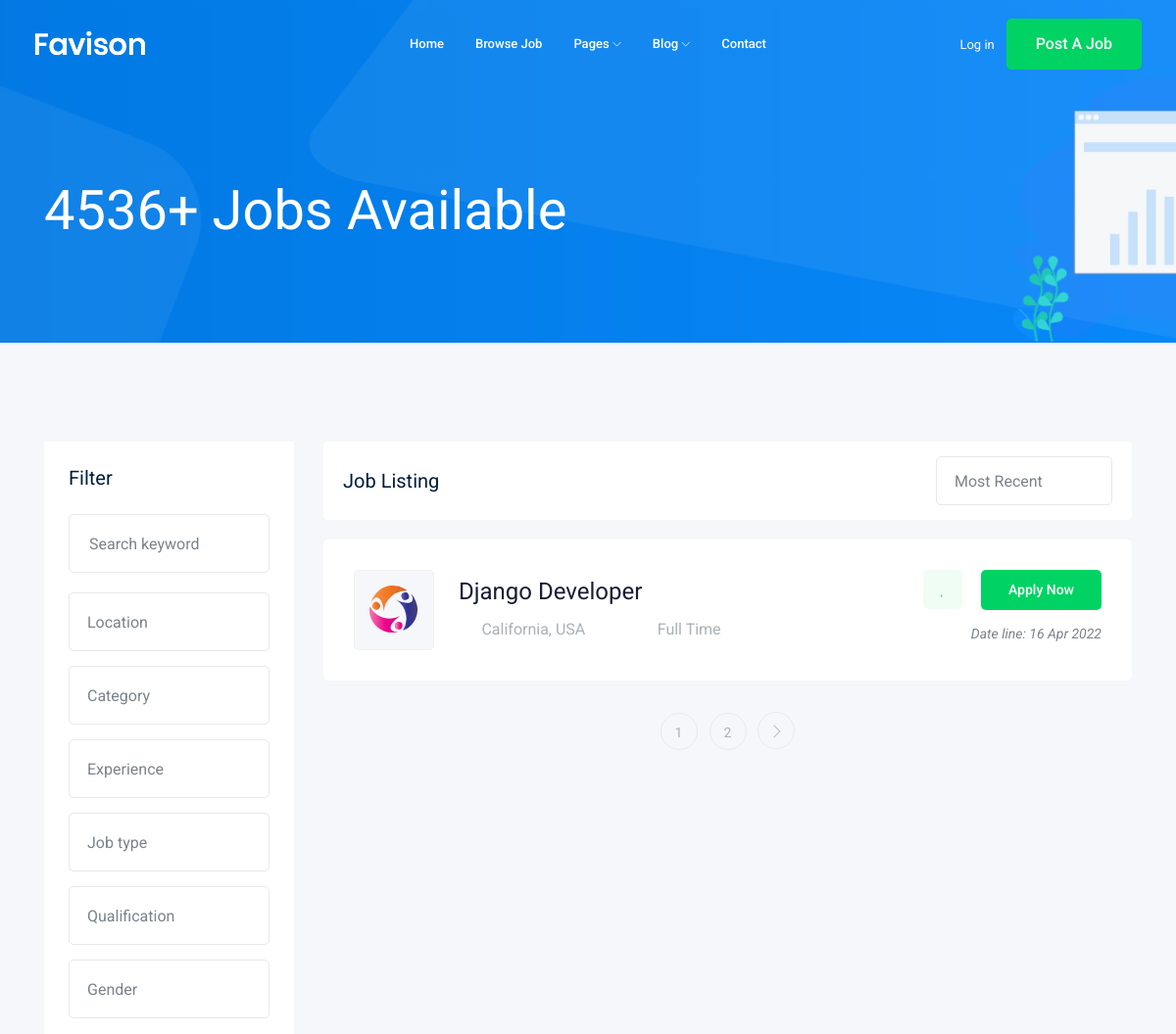
/ (upper part), run on an earlier commit of the app's database.
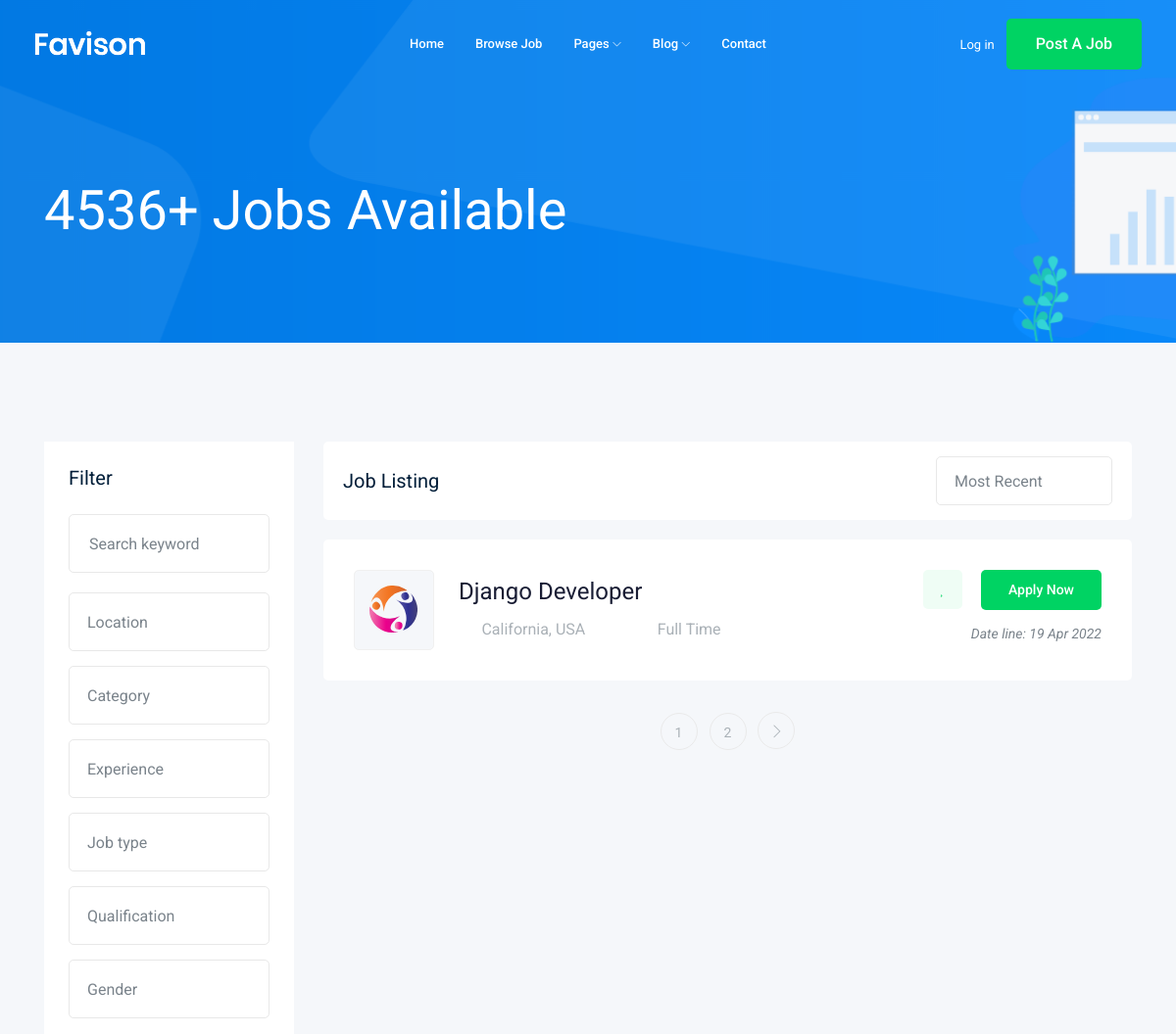
And on a later commit of the database.
### Job/models.py (models this page shows, shortened)
class Job(models.Model):
    owner = models.ForeignKey(User,related_name='owner',on_delete=models.CASCADE)
    title = models.CharField(max_length= 40)
    description = models.TextField(max_length= 500)
    job_Responsibility = models.TextField(max_length= 1000)
    Published_at = models.DateTimeField(auto_now=True)
    type= models.CharField(max_length = 20 , choices = Job_Type)
    vacancy = models.IntegerField(default= 1 )
    salary = models.IntegerField(default= 0)
    experience = models.IntegerField(default=1)
    category = models.ForeignKey('Category', null=True ,blank=True,on_delete= models.CASCADE)
    slug = models.SlugField(unique=True , null=True , blank=True)

### Job/views.py (the view)
# urls.py: path('', views.job_list,),
def job_list(request):
    joblist = Job.objects.all()
    paginator = Paginator(joblist,1)
    page_number = request.GET.get('page')
    page_obj = paginator.get_page(page_number)
    context = {'jobs':page_obj}
    return render(request,'jobs/job_list.html',context)

### Job/templates/jobs/job_list.html (shortened to what the changed rows need)
{% extends 'base.html' %}
{% block body %}
    <div class="job_listing_area plus_padding">
        <div class="container">
            <div class="row">
                <div class="col-lg-9">
                    <div class="job_lists m-0">
                        <div class="row">
                            {% for job in jobs %}
                            <div class="col-lg-12 col-md-12">
                            <div class="single_jobs white-bg d-flex justify-content-between">
                                    <div class="jobs_left d-flex align-items-center">
                                        <div class="thumb">
                                            <img src="img/svg_icon/2.svg" alt="">
                                        </div>
                                        <div class="jobs_conetent">
                                            <a href="{% url 'jobs:job_detail' job.slug %}"><h4>{{job.title}}</h4></a>
                                            <div class="links_locat d-flex align-items-center">
                                                <div class="location">
                                                    <p> <i class="fa fa-map-marker"></i> California, USA</p>
                                                </div>
                                                <div class="location">
                                                    <p> <i class="fa fa-clock-o"></i> {{job.type}}</p>
                                                </div>
                                            </div>
                                        </div>
                                    </div>
                                    <div class="jobs_right">
                                        <div class="apply_now">
                                            <a class="heart_mark" href="#"> <i class="fa fa-heart"></i> </a>
                                            <a href="job_details.html" class="boxed-btn3">Apply Now</a>
                                        </div>
                                        <div class="date">
                                            <p>Date line: {{job.Published_at|date:'j M Y' }}</p>
                                        </div>
                                    </div>
                                </div>
                            </div>
                            {% endfor %}
                        </div>
                    </div>
                </div>
            </div>
        </div>
    </div>
{% endblock %}

What changed in the data, as far as the page shows it:
changed Job "Django Developer": Published_at "16 Apr 2022" → "19 Apr 2022"
